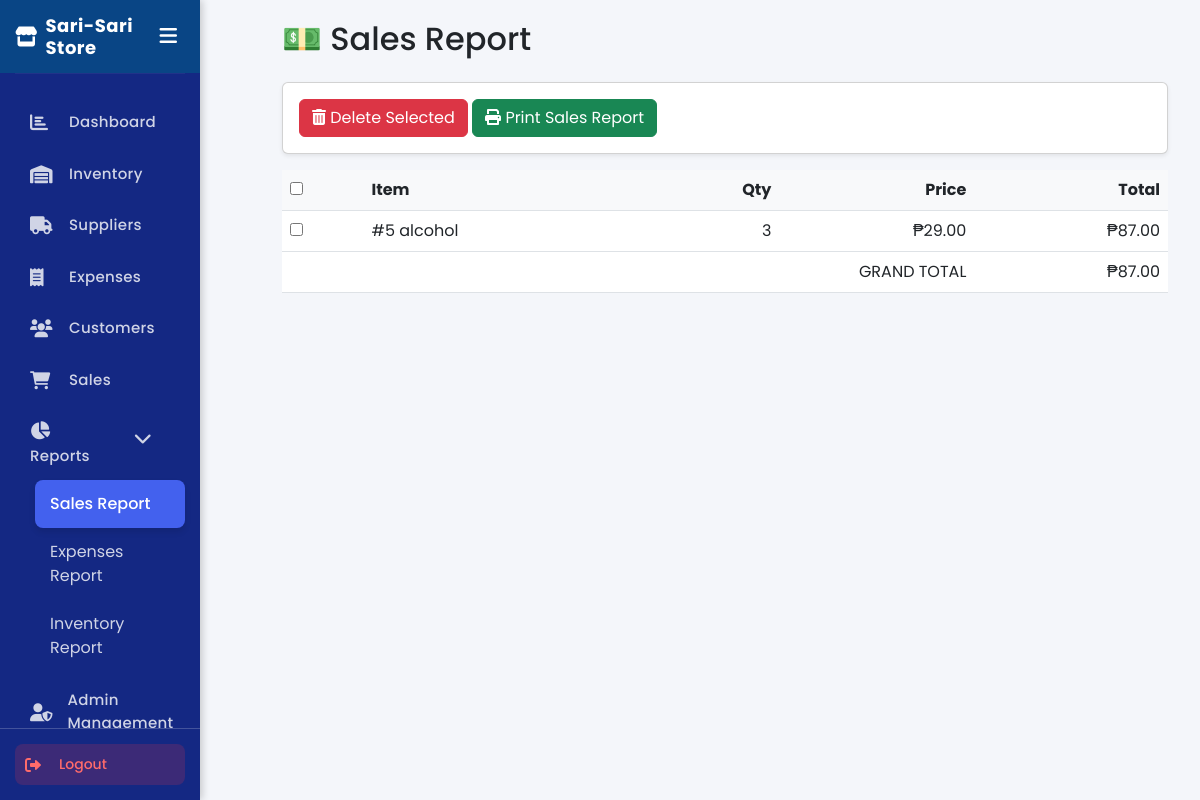
The page /salesreport.php on the database its author committed.
### tables this page shows
CREATE TABLE `sale_items` (
  `id` int(11) NOT NULL,
  `sale_id` int(11) NOT NULL,
  `product_id` int(11) NOT NULL,
  `quantity` int(11) NOT NULL,
  `price` decimal(10,2) NOT NULL
);

CREATE TABLE `sales` (
  `id` int(11) NOT NULL,
  `sale_date` datetime NOT NULL,
  `total_payment` decimal(10,2) NOT NULL,
  `payment` decimal(10,2) NOT NULL,
  `change_amt` decimal(10,2) NOT NULL
);

CREATE TABLE `products` (
  `id` int(11) NOT NULL,
  `barcode` varchar(100) DEFAULT NULL,
  `product_name` varchar(100) NOT NULL,
  `price` decimal(10,2) NOT NULL,
  `stock` int(11) NOT NULL,
  `quantity` int(11) DEFAULT 0,
  `created_at` timestamp NOT NULL DEFAULT current_timestamp()
);

### salesreport.php (the view, shortened to what this page needs)
<?php
include 'db.php';
?>
<!DOCTYPE html>
<html>
<head>
    <link href="https://cdn.jsdelivr.net/npm/bootstrap@5.3.0/dist/css/bootstrap.min.css" rel="stylesheet">
    <link rel="stylesheet" href="https://cdnjs.cloudflare.com/ajax/libs/font-awesome/6.4.0/css/all.min.css">
</head>
<body>
    <?php include 'sidebar.php'; ?>
    <div class="main">
        <div class="container-fluid">
            <h2 class="mb-4">💵 Sales Report</h2>
            <div class="card shadow-sm mb-3">
                <div class="card-body">
                    <form id="deleteForm" action="delete_sales.php" method="POST" style="display:inline;">
                        <button type="submit" class="btn btn-danger" id="deleteButton">
                            <i class="fas fa-trash-alt"></i> Delete Selected
                        </button>
                    </form>
                    <a href="#" onclick="window.print()" class="btn btn-success">
                        <i class="fas fa-print"></i> Print Sales Report
                    </a>
                </div>
            </div>
            <table class="table">
                <thead>
                    <tr>
                        <th><input type="checkbox" id="checkAll"></th>
                        <th>Item</th>
                        <th class="text-end">Qty</th>
                        <th class="text-end">Price</th>
                        <th class="text-end">Total</th>
                    </tr>
                </thead>
                <tbody>
                    <?php
                    $sql = "SELECT s.id AS sale_id, si.product_id, si.quantity, si.price, p.product_name
                            FROM sales s
                            JOIN sale_items si ON s.id = si.sale_id
                            JOIN products p ON si.product_id = p.id
                            ORDER BY s.id ASC";
                    $result = $conn->query($sql);
                    $grandTotal = 0;
                    $currentSaleId = null;
                    if ($result->num_rows > 0) {
                        while ($row = $result->fetch_assoc()) {
                            $total = $row['quantity'] * $row['price'];
                            $grandTotal += $total;
                            $invoiceDisplay = ($row['sale_id'] !== $currentSaleId) ? "#" . $row['sale_id'] : "";
                            $currentSaleId = $row['sale_id'];
                    ?>
                        <tr>
                            <td>
                                <input type="checkbox" name="sales_ids[]" value="<?= htmlspecialchars($row['sale_id']) ?>">
                            </td>
                            <td><?= $invoiceDisplay ?> <?= htmlspecialchars($row['product_name']) ?></td>
                            <td class="text-end"><?= htmlspecialchars($row['quantity']) ?></td>
                            <td class="text-end">₱<?= number_format($row['price'], 2) ?></td>
                            <td class="text-end">₱<?= number_format($total, 2) ?></td>
                        </tr>
                    <?php
                        }
                    } else {
                        echo "<tr><td colspan='5' class='text-center'>No sales records found.</td></tr>";
                    }
                    ?>
                    <tr>
                        <td colspan="4" class="text-end grand-total">GRAND TOTAL</td>
                        <td class="text-end grand-total">₱<?= number_format($grandTotal, 2) ?></td>
                    </tr>
                </tbody>
            </table>
        </div>
    </div>
</body>
</html>

### sidebar.css (style rules this page uses)
* { margin: 0; padding: 0; box-sizing: border-box; }
body { font-family: 'Segoe UI', Tahoma, Geneva, Verdana, sans-serif; background-color: #f8f9fa; }

### salesreport.php (style rules this page uses)
body { font-family: Arial, sans-serif; background-color: #f8f9fa; }
.main { margin-left: 250px; padding: 20px; }
.table thead th { background-color: #f8f9fa; }

### sidebar.php (style rules this page uses)
body { margin: 0; font-family: 'Poppins', sans-serif; background: #f4f6fa; }

### rows shown on the page
sale_items: sale "#5", product.product_name "alcohol", quantity "3", price "29.00", total "87.00"

### other values the page prints
$grandTotal "87.00"
